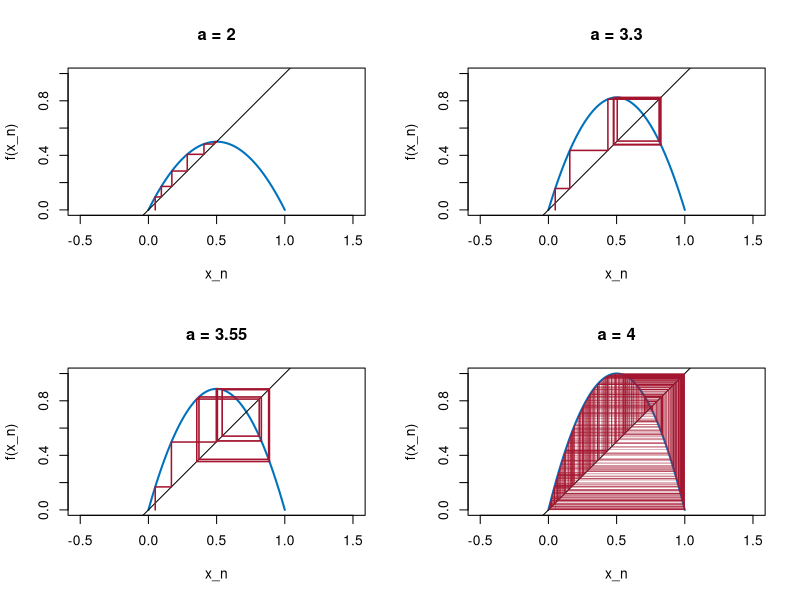

This chart was generated by the following R code:
# Abb. 1.31: Treppendiagramme des logistischen Modells über 500 Schritte (Buch, Abschnitt 1.4)
# Startwert 0.05; a = 2 (Fixpunkt), 3.3 (2-Zyklus), 3.55 (8-Zyklus), 4 (aperiodisch)
# (c) 2026 Philipp Kügler · Programm zum Buch „Dynamische Systeme in den Lebenswissenschaften“ · MIT-Lizenz (siehe LICENSE)
N <- 500
xx <- seq(0, 1, length.out = 400)
par(mfrow = c(2, 2))
for (a in c(2, 3.3, 3.55, 4)) {
  f <- function(y) a * y * (1 - y)
  y <- numeric(N + 1); y[1] <- 0.05
  for (k in 1:N) y[k + 1] <- f(y[k])
  px <- c(y[1], rep(y[1:N], each = 2)); py <- c(0, rep(y[2:(N + 1)], each = 2))   # Treppe
  px[seq(3, 2 * N + 1, 2)] <- y[2:(N + 1)]
  plot(xx, f(xx), type = "l", col = rgb(0, 0.447, 0.741), lwd = 2, asp = 1, xlim = c(0, 1), ylim = c(0, 1),
       xlab = "x_n", ylab = "f(x_n)", main = sprintf("a = %g", a))
  abline(0, 1)
  lines(px, py, col = rgb(0.64, 0.08, 0.18), lwd = if (a < 4) 1.5 else 0.3)
  werte <- sort(unique(round(y[(N - 14):(N + 1)] * 1e4) / 1e4))   # Langzeitverhalten: verschiedene Werte am Ende
  if (length(werte) <= 8) {
    cat(sprintf("a = %g:  %d verschiedene Werte am Ende:", a, length(werte)), sprintf("%.4f", werte), "\n")
  } else {
    cat(sprintf("a = %g:  %d verschiedene Werte am Ende: aperiodisch\n", a, length(werte)))
  }
}
